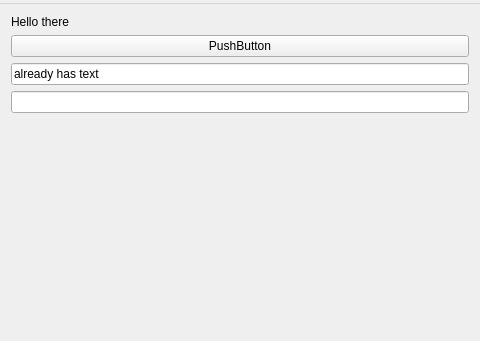
<?xml version="1.0" encoding="UTF-8"?>
<ui version="4.0">
 <class>MainWindow</class>
 <widget class="QMainWindow" name="MainWindow">
  <property name="geometry">
   <rect>
    <x>0</x>
    <y>0</y>
    <width>480</width>
    <height>341</height>
   </rect>
  </property>
  <property name="windowTitle">
   <string>Hello</string>
  </property>
  <widget class="QWidget" name="centralWidget">
   <layout class="QGridLayout" name="gridLayout_3">
    <item row="4" column="0">
     <spacer name="verticalSpacer">
      <property name="orientation">
       <enum>Qt::Vertical</enum>
      </property>
      <property name="sizeHint" stdset="0">
       <size>
        <width>20</width>
        <height>40</height>
       </size>
      </property>
     </spacer>
    </item>
    <item row="1" column="0">
     <widget class="QPushButton" name="btn">
      <property name="text">
       <string>PushButton</string>
      </property>
     </widget>
    </item>
    <item row="0" column="0">
     <widget class="QLabel" name="label">
      <property name="text">
       <string>Hello there</string>
      </property>
     </widget>
    </item>
    <item row="3" column="0">
     <widget class="QLineEdit" name="line">
      <property name="text">
       <string/>
      </property>
     </widget>
    </item>
    <item row="2" column="0">
     <widget class="QLineEdit" name="lineEdit">
      <property name="text">
       <string>already has text</string>
      </property>
     </widget>
    </item>
   </layout>
  </widget>
  <widget class="QMenuBar" name="menuBar">
   <property name="geometry">
    <rect>
     <x>0</x>
     <y>0</y>
     <width>480</width>
     <height>22</height>
    </rect>
   </property>
   <widget class="QMenu" name="menuw00t">
    <property name="title">
     <string/>
    </property>
    <addaction name="actionAbout"/>
    <addaction name="actionExit"/>
   </widget>
   <addaction name="menuw00t"/>
  </widget>
  <action name="actionAbout">
   <property name="text">
    <string>About</string>
   </property>
  </action>
  <action name="actionExit">
   <property name="text">
    <string>Exit</string>
   </property>
  </action>
 </widget>
 <layoutdefault spacing="6" margin="11"/>
 <resources/>
 <connections/>
</ui>
